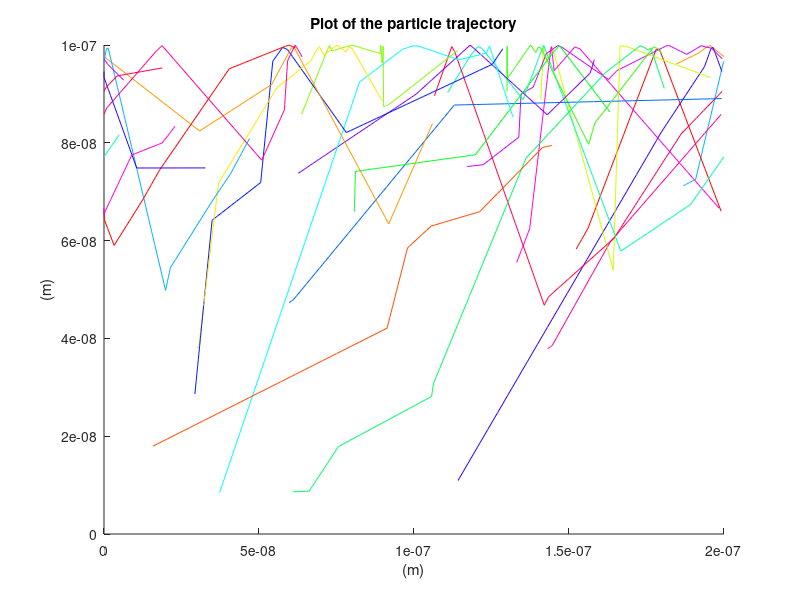
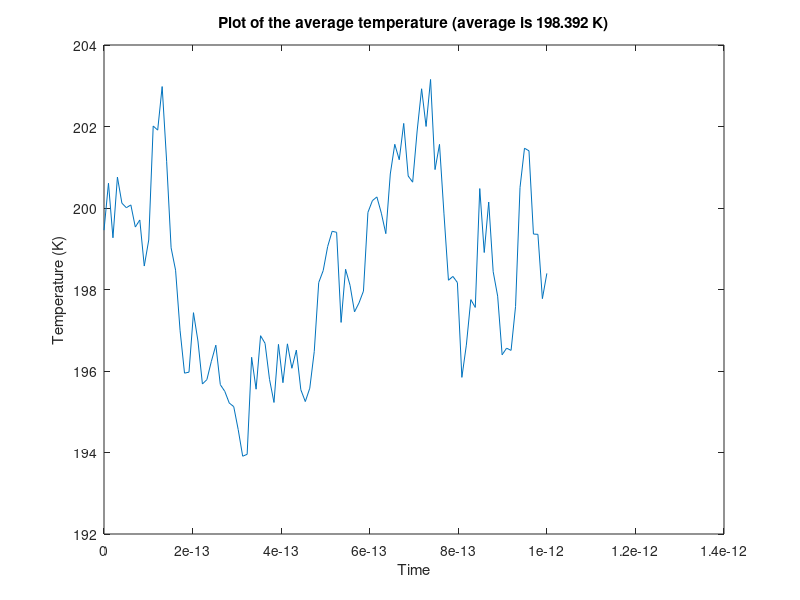
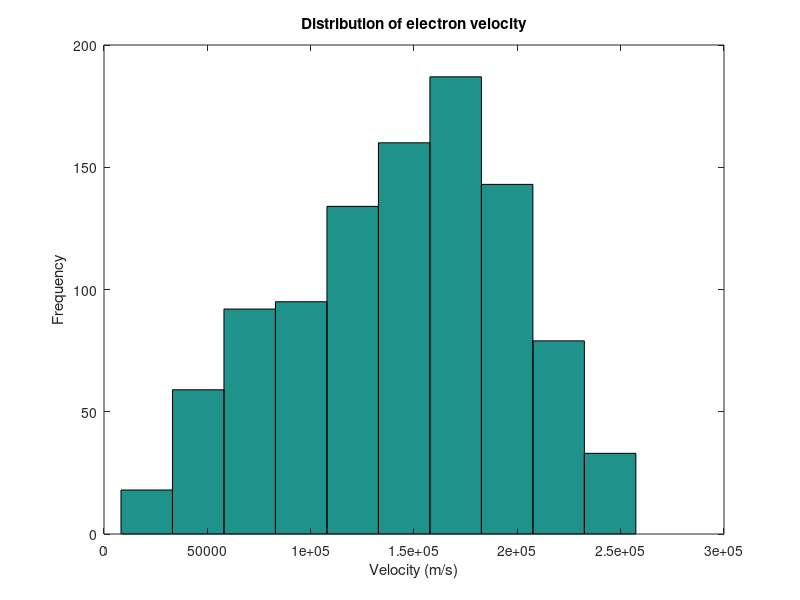

MATLAB code for these plots, in order:
clear all 
clear

% Initialize fundamental constants 
global C
C.temp = 300;                       % Initial temperature 
C.kb = 1.3806504e-23;               % Boltzmann constant
C.m_0 = 9.10938215e-31;             % Electron mass
C.m_e = 0.26*C.m_0;                 % Effective mass 

x_max = 200e-9;                     %maximum x dimension
y_max = 100e-9;                     %maximum y dimension

delta_t = .01e-12;                  % Time step 
numSteps = 100;                     % Number of time stpes 
numAtoms = 1000;                       % Number of particles 
numPlot = 20;                       % Number of particles to plot 

T_avg = zeros(numSteps,1);
time = linspace(0,delta_t*numSteps, numSteps);


% Thermal Velocity = 1.870192676075498e+05
v_th = sqrt((2 * C.kb * C.temp) / C.m_e);

%mean free path = 3.740385352150996e-08
tau = 0.2e-12;
mfp= v_th*tau;


% Initialize the particle position
x = x_max*rand(numAtoms,1);     %Size of region in x-direction is 200nm 
y = y_max*rand(numAtoms,1);     %Size of region in y-direction is 100nm



%Assign a velocity from the Maxwell Boltzmann Distribution 
Vx = v_th.*rand(numAtoms,1);
Vy = v_th.*rand(numAtoms,1);

figure(3);
hist(sqrt(Vx.^2 + Vy.^2));
title('Distribution of electron velocity');
xlabel('Velocity (m/s)');
ylabel('Frequency');

color = hsv(numPlot);

prob_scatter = 1- exp(-delta_t/0.2e-12);

%loop over time in steps, plot position of points at each time step 
%Don't loop over particles, just keep the current and prev posiiton 
for i = 1:numSteps

    %Rethermalize   
    for j=1:length(x)
        if prob_scatter > rand()
                Vx(j)= v_th.*rand(1,1);
                Vy(j)= v_th.*rand(1,1);
        end
    end
    

    y_prev = y;
    x_prev = x; 
    
    
    %Move electron
    x = x + Vx*delta_t;
    y = y + Vy*delta_t;
    
    %Add boundary conditions
    above_x_bounds = logical(x>=x_max);
    below_x_bounds = logical(x<=0);
    
    above_y_bounds = logical(y>=y_max);
    below_y_bounds = logical(y<=0);
    
    x(above_x_bounds) = x(above_x_bounds) - x_max;
    x_prev(above_x_bounds) = 0;
    
    x(below_x_bounds) = x(below_x_bounds) + x_max;
    x_prev(below_x_bounds) = x_max;

    y(above_y_bounds) = -y(above_y_bounds) + 2*y_max;
    Vy(above_y_bounds) = -Vy(above_y_bounds);
    

    Vy(below_y_bounds) = -Vy(below_y_bounds);
    
    figure(1)
    xlabel('(m)');
    ylabel('(m)');
    title('Plot of the particle trajectory');
    axis ([0 x_max 0 y_max]);
    pause(0.0001)
    hold on;
    
    for j=1:numPlot 
        plot([x_prev(j)';x(j)'], [y_prev(j)';y(j)'], 'color', color(j,:)); 
    end 
    
    Vavg = mean(Vx.^2 + Vy.^2); %it is already squared 
    %v_th^2 = (2 * C.kb * C.temp) / C.m_e);
    Tavg(i) = ( Vavg*C.m_e)/(2*C.kb);
    
    mfp = tau*Vavg;
    %average time between colisions 
    tau_calc = (mfp*numAtoms)/Vavg;

    
end


figure(2)
plot(time,Tavg);
str = sprintf('Plot of the average temperature (average is %d K)', mean(Tavg));
title(str);
xlabel('Time');
ylabel('Temperature (K)');

















































































